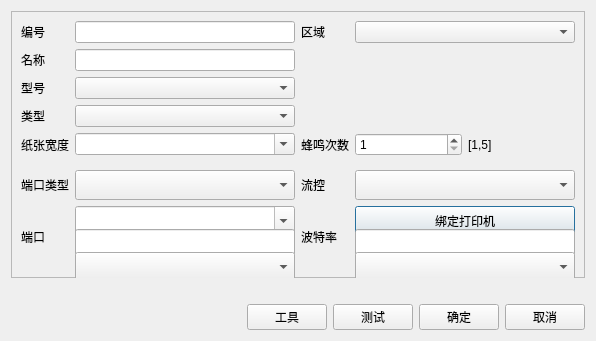
<?xml version="1.0" encoding="UTF-8"?>
<ui version="4.0">
 <class>w_bt_dish_Kitchenprinter_printerSet</class>
 <widget class="QDialog" name="w_bt_dish_Kitchenprinter_printerSet">
  <property name="geometry">
   <rect>
    <x>0</x>
    <y>0</y>
    <width>596</width>
    <height>341</height>
   </rect>
  </property>
  <property name="windowTitle">
   <string>Dialog</string>
  </property>
  <layout class="QVBoxLayout" name="verticalLayout">
   <item>
    <widget class="QFrame" name="frame">
     <property name="minimumSize">
      <size>
       <width>550</width>
       <height>170</height>
      </size>
     </property>
     <property name="frameShape">
      <enum>QFrame::StyledPanel</enum>
     </property>
     <property name="frameShadow">
      <enum>QFrame::Raised</enum>
     </property>
     <property name="outer_stylesheet" stdset="0">
      <string>frame_detail_show</string>
     </property>
     <layout class="QGridLayout" name="gridLayout_2" columnstretch="0,1,0,1">
      <item row="4" column="1">
       <widget class="lds_ComboBox" name="comboBox_paperwidth">
        <property name="editable">
         <bool>true</bool>
        </property>
       </widget>
      </item>
      <item row="2" column="0">
       <widget class="QLabel" name="label_3">
        <property name="text">
         <string>型号</string>
        </property>
       </widget>
      </item>
      <item row="4" column="3">
       <layout class="QHBoxLayout" name="horizontalLayout_2">
        <item>
         <widget class="QSpinBox" name="spinBox_XINYE_beep">
          <property name="minimum">
           <number>1</number>
          </property>
          <property name="maximum">
           <number>5</number>
          </property>
         </widget>
        </item>
        <item>
         <widget class="QLabel" name="label_XINYE_desc">
          <property name="text">
           <string>[1,5]</string>
          </property>
         </widget>
        </item>
       </layout>
      </item>
      <item row="7" column="0">
       <widget class="QLabel" name="label_port">
        <property name="minimumSize">
         <size>
          <width>0</width>
          <height>30</height>
         </size>
        </property>
        <property name="text">
         <string>端口</string>
        </property>
       </widget>
      </item>
      <item row="6" column="1">
       <widget class="lds_ComboBox" name="comboBox_porttype">
        <property name="minimumSize">
         <size>
          <width>0</width>
          <height>30</height>
         </size>
        </property>
        <property name="maximumSize">
         <size>
          <width>16777215</width>
          <height>30</height>
         </size>
        </property>
       </widget>
      </item>
      <item row="3" column="0">
       <widget class="QLabel" name="label_5">
        <property name="text">
         <string>类型</string>
        </property>
       </widget>
      </item>
      <item row="4" column="0">
       <widget class="QLabel" name="label_7">
        <property name="text">
         <string>纸张宽度</string>
        </property>
       </widget>
      </item>
      <item row="6" column="0">
       <widget class="QLabel" name="label_type">
        <property name="minimumSize">
         <size>
          <width>0</width>
          <height>30</height>
         </size>
        </property>
        <property name="text">
         <string>端口类型</string>
        </property>
       </widget>
      </item>
      <item row="1" column="1">
       <widget class="QLineEdit" name="lineEdit_name"/>
      </item>
      <item row="0" column="1">
       <widget class="QLineEdit" name="lineEdit_no"/>
      </item>
      <item row="0" column="2">
       <widget class="QLabel" name="label_ch_areano">
        <property name="text">
         <string>区域</string>
        </property>
       </widget>
      </item>
      <item row="1" column="0">
       <widget class="QLabel" name="label_2">
        <property name="text">
         <string>名称</string>
        </property>
       </widget>
      </item>
      <item row="4" column="2">
       <widget class="QLabel" name="label_XINYE_beep">
        <property name="text">
         <string>蜂鸣次数</string>
        </property>
       </widget>
      </item>
      <item row="7" column="3">
       <layout class="QVBoxLayout" name="verticalLayout_3">
        <item>
         <widget class="QPushButton" name="pushButton_usb_vp">
          <property name="minimumSize">
           <size>
            <width>0</width>
            <height>30</height>
           </size>
          </property>
          <property name="maximumSize">
           <size>
            <width>16777215</width>
            <height>30</height>
           </size>
          </property>
          <property name="text">
           <string>绑定打印机</string>
          </property>
         </widget>
        </item>
        <item>
         <widget class="QLineEdit" name="lineEdit_port">
          <property name="minimumSize">
           <size>
            <width>0</width>
            <height>30</height>
           </size>
          </property>
          <property name="maximumSize">
           <size>
            <width>16777215</width>
            <height>30</height>
           </size>
          </property>
         </widget>
        </item>
        <item>
         <widget class="QComboBox" name="comboBox_baud">
          <property name="minimumSize">
           <size>
            <width>0</width>
            <height>30</height>
           </size>
          </property>
          <property name="maximumSize">
           <size>
            <width>16777215</width>
            <height>30</height>
           </size>
          </property>
         </widget>
        </item>
       </layout>
      </item>
      <item row="0" column="0">
       <widget class="QLabel" name="label">
        <property name="text">
         <string>编号</string>
        </property>
       </widget>
      </item>
      <item row="7" column="1">
       <layout class="QVBoxLayout" name="verticalLayout_2">
        <item>
         <widget class="QComboBox" name="comboBox_port_usb">
          <property name="minimumSize">
           <size>
            <width>0</width>
            <height>30</height>
           </size>
          </property>
          <property name="maximumSize">
           <size>
            <width>16777215</width>
            <height>30</height>
           </size>
          </property>
          <property name="editable">
           <bool>true</bool>
          </property>
         </widget>
        </item>
        <item>
         <widget class="QLineEdit" name="lineEdit_ip">
          <property name="minimumSize">
           <size>
            <width>0</width>
            <height>30</height>
           </size>
          </property>
          <property name="maximumSize">
           <size>
            <width>16777215</width>
            <height>30</height>
           </size>
          </property>
         </widget>
        </item>
        <item>
         <widget class="QComboBox" name="comboBox_port_tty">
          <property name="minimumSize">
           <size>
            <width>0</width>
            <height>30</height>
           </size>
          </property>
          <property name="maximumSize">
           <size>
            <width>16777215</width>
            <height>30</height>
           </size>
          </property>
         </widget>
        </item>
       </layout>
      </item>
      <item row="0" column="3">
       <widget class="lds_ComboBox" name="comboBox_ch_areano"/>
      </item>
      <item row="6" column="2">
       <widget class="QLabel" name="label_flowcontrol">
        <property name="minimumSize">
         <size>
          <width>0</width>
          <height>30</height>
         </size>
        </property>
        <property name="text">
         <string>流控</string>
        </property>
       </widget>
      </item>
      <item row="6" column="3">
       <widget class="lds_ComboBox" name="comboBox_flowcontrol">
        <property name="minimumSize">
         <size>
          <width>0</width>
          <height>30</height>
         </size>
        </property>
        <property name="maximumSize">
         <size>
          <width>16777215</width>
          <height>30</height>
         </size>
        </property>
       </widget>
      </item>
      <item row="7" column="2">
       <widget class="QLabel" name="label_baud">
        <property name="minimumSize">
         <size>
          <width>0</width>
          <height>30</height>
         </size>
        </property>
        <property name="text">
         <string>波特率</string>
        </property>
       </widget>
      </item>
      <item row="5" column="0" colspan="4">
       <widget class="QLabel" name="label_4">
        <property name="minimumSize">
         <size>
          <width>0</width>
          <height>2</height>
         </size>
        </property>
        <property name="maximumSize">
         <size>
          <width>16777215</width>
          <height>2</height>
         </size>
        </property>
        <property name="outer_stylesheet" stdset="0">
         <string>line_div_h</string>
        </property>
       </widget>
      </item>
      <item row="2" column="1">
       <widget class="lds_ComboBox" name="comboBox_printtype"/>
      </item>
      <item row="3" column="1">
       <widget class="lds_ComboBox" name="comboBox_instype"/>
      </item>
     </layout>
    </widget>
   </item>
   <item>
    <widget class="QLabel" name="label_tip">
     <property name="styleSheet">
      <string notr="true">color:#ff546b;</string>
     </property>
     <property name="text">
      <string/>
     </property>
     <property name="wordWrap">
      <bool>true</bool>
     </property>
    </widget>
   </item>
   <item>
    <layout class="QHBoxLayout" name="horizontalLayout">
     <item>
      <spacer name="horizontalSpacer">
       <property name="orientation">
        <enum>Qt::Horizontal</enum>
       </property>
       <property name="sizeHint" stdset="0">
        <size>
         <width>40</width>
         <height>20</height>
        </size>
       </property>
      </spacer>
     </item>
     <item>
      <widget class="lds_toolbar_button" name="pushButton_tool">
       <property name="text">
        <string>工具</string>
       </property>
       <property name="outer_stylesheet" stdset="0">
        <string>pushbutton</string>
       </property>
      </widget>
     </item>
     <item>
      <widget class="lds_toolbar_button" name="pushButton_test">
       <property name="text">
        <string>测试</string>
       </property>
       <property name="outer_stylesheet" stdset="0">
        <string>pushbutton</string>
       </property>
      </widget>
     </item>
     <item>
      <widget class="lds_toolbar_button" name="pushButton_ok">
       <property name="text">
        <string>确定</string>
       </property>
       <property name="outer_stylesheet" stdset="0">
        <string>pushbutton</string>
       </property>
      </widget>
     </item>
     <item>
      <widget class="lds_toolbar_button" name="pushButton_exit">
       <property name="text">
        <string>取消</string>
       </property>
       <property name="outer_stylesheet" stdset="0">
        <string>pushbutton</string>
       </property>
      </widget>
     </item>
    </layout>
   </item>
  </layout>
 </widget>
 <customwidgets>
  <customwidget>
   <class>lds_ComboBox</class>
   <extends>QComboBox</extends>
   <header>lds_combobox.h</header>
  </customwidget>
  <customwidget>
   <class>lds_toolbar_button</class>
   <extends>QPushButton</extends>
   <header>lds_toolbar_button.h</header>
  </customwidget>
 </customwidgets>
 <resources/>
 <connections/>
</ui>
